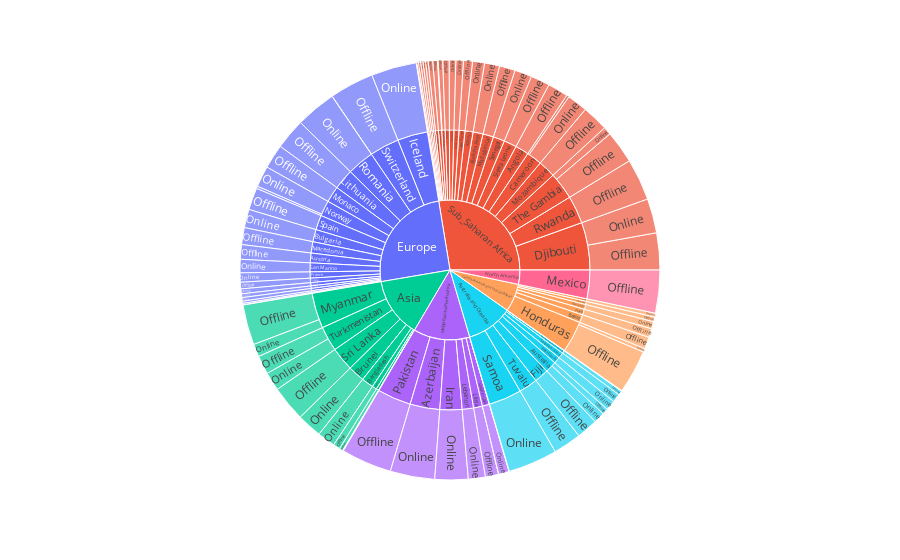

Source (notebook cell):
### Code cell
fig=px.sunburst(df,
               path=['Region','Country','Sales_Channel'],
               values='Total_Profit',
               color='Region')
fig.show()

### Figure 1 — Plotly figure (JSON) as saved in the notebook; plotly's stock layout.template omitted (floating-point values rounded to 4 significant figures; data arrays with more than 128 entries replaced by an {"elided": "..."} marker saying what was removed)
{"data": [{"branchvalues": "total", "customdata": {"elided": "170x1 str values"}, "domain": {"x": [0, 1], "y": [0, 1]}, "hovertemplate": "labels=%{label}<br>Total_Profit=%{value}<br>parent=%{parent}<br>id=%{id}<br>Region=%{customdata[0]}<extra></extra>", "ids": {"elided": "170 str values"}, "labels": {"elided": "170 str values"}, "marker": {"colors": {"elided": "170 str values"}}, "name": "", "parents": {"elided": "170 str values"}, "type": "sunburst", "values": {"elided": "170 float values"}}], "layout": {"legend": {"tracegroupgap": 0}, "margin": {"t": 60}}}
